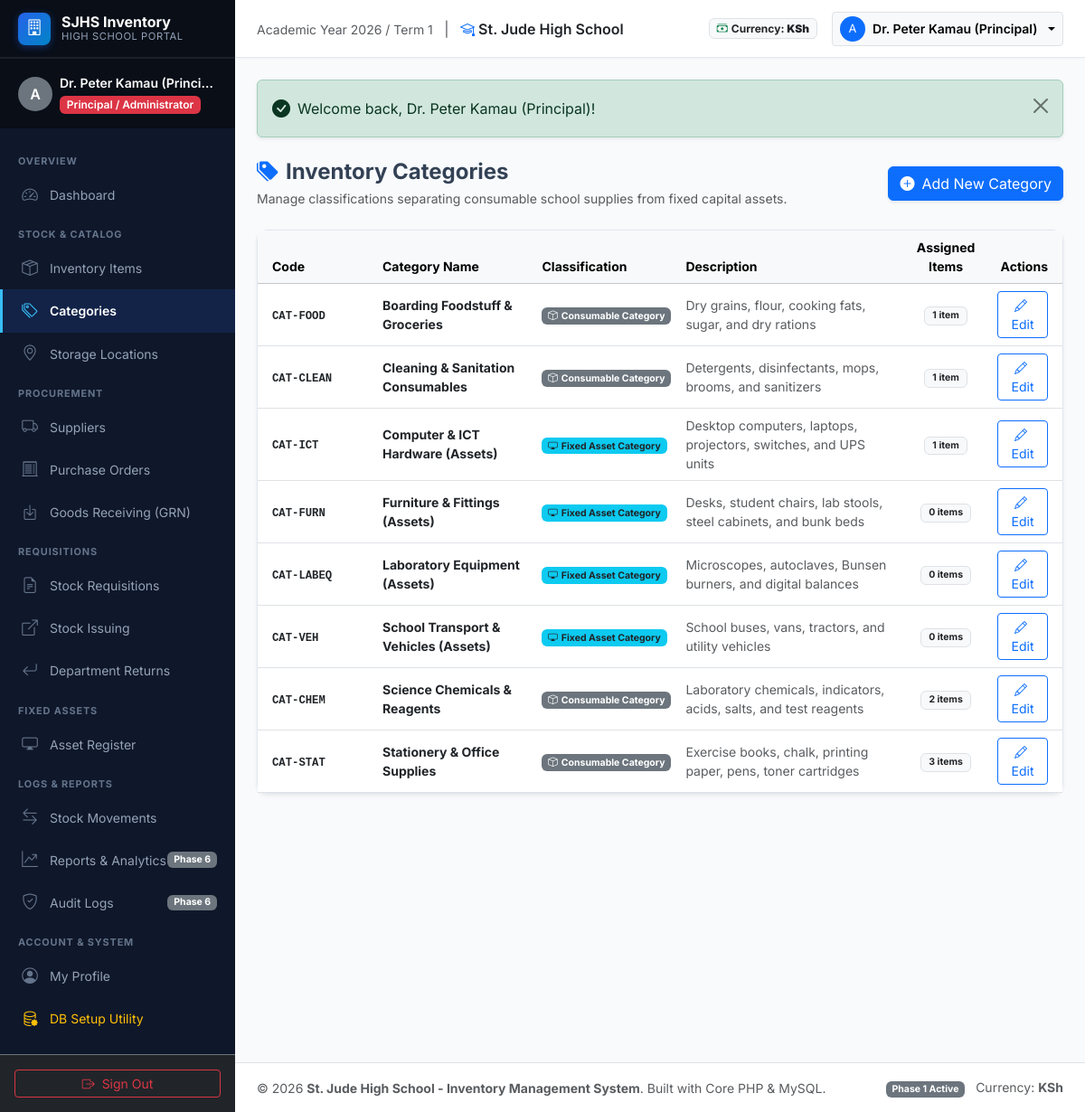
The app's page /public/categories.php (signed in) with its own data.
### tables this page shows
CREATE TABLE `categories` (
  `id` INT UNSIGNED NOT NULL AUTO_INCREMENT,
  `code` VARCHAR(20) NOT NULL,
  `name` VARCHAR(100) NOT NULL,
  `is_asset_category` TINYINT(1) NOT NULL DEFAULT 0,
  `description` TEXT NULL DEFAULT NULL,
  `created_at` TIMESTAMP NOT NULL DEFAULT CURRENT_TIMESTAMP,
  `updated_at` TIMESTAMP NOT NULL DEFAULT CURRENT_TIMESTAMP ON UPDATE CURRENT_TIMESTAMP,
  PRIMARY KEY (`id`),
  UNIQUE KEY `uk_cat_code` (`code`),
  KEY `idx_cat_is_asset` (`is_asset_category`)
);

### includes/auth.php (called while the page is built, shortened)
<?php
require_once __DIR__ . '/helpers.php';
function is_logged_in(): bool {
    return !empty($_SESSION['user_id']);
}
function has_role($allowed_roles): bool {
    $currentRole = $_SESSION['role'] ?? '';
    if (is_string($allowed_roles)) {
        return strtolower($currentRole) === strtolower($allowed_roles);
    }
    if (is_array($allowed_roles)) {
        $allowed = array_map('strtolower', $allowed_roles);
        return in_array(strtolower($currentRole), $allowed, true);
    }
    return false;
}

### includes/helpers.php (called while the page is built, shortened)
<?php
function e($value): string {
    return htmlspecialchars((string)$value, ENT_QUOTES, 'UTF-8');
}

### public/categories.php (the view, shortened to what this page needs)
<?php
require_once __DIR__ . '/../includes/helpers.php';
require_once __DIR__ . '/../includes/auth.php';
$pdo = Database::getConnection();
$canManage = has_role(['admin', 'storekeeper']);
$query = "
    SELECT c.*, COUNT(i.id) AS item_count
    FROM `categories` c
    LEFT JOIN `items` i ON c.id = i.category_id
    GROUP BY c.id
    ORDER BY c.name ASC
";
$categories = $pdo->query($query)->fetchAll();
require_once __DIR__ . '/../includes/header.php';
?>
<div class="d-flex flex-column flex-md-row justify-content-between align-items-md-center mb-4 gap-3">
    <div>
        <h4 class="fw-bold mb-1"><i class="bi bi-tags-fill text-primary me-2"></i>Inventory Categories</h4>
        <div class="text-muted small">Manage classifications separating consumable school supplies from fixed capital assets.</div>
    </div>
    <?php if ($canManage): ?>
        <button type="button" class="btn btn-primary d-flex align-items-center gap-2 shadow-sm" data-bs-toggle="modal" data-bs-target="#newCategoryModal">
            <i class="bi bi-plus-circle-fill"></i>
            <span>Add New Category</span>
        </button>
    <?php endif; ?>
</div>
<div class="card card-custom shadow-sm">
    <div class="card-body p-0">
        <div class="table-responsive">
            <table class="table table-hover align-middle mb-0">
                <thead class="table-light small">
                    <tr>
                        <th class="ps-3" style="width: 130px;">Code</th>
                        <th>Category Name</th>
                        <th>Classification</th>
                        <th>Description</th>
                        <th class="text-center">Assigned Items</th>
                        <?php if ($canManage): ?>
                            <th class="text-end pe-3">Actions</th>
                        <?php endif; ?>
                    </tr>
                </thead>
                <tbody class="small">
                    <?php if (empty($categories)): ?>
                        <tr>
                            <td colspan="6" class="text-center py-4 text-muted">No categories defined yet.</td>
                        </tr>
                    <?php else: ?>
                        <?php foreach ($categories as $cat): ?>
                            <tr>
                                <td class="ps-3">
                                    <code class="fw-bold text-dark"><?= e($cat['code']) ?></code>
                                </td>
                                <td class="fw-bold text-dark">
                                    <?= e($cat['name']) ?>
                                </td>
                                <td>
                                    <?php if ($cat['is_asset_category']): ?>
                                        <span class="badge bg-info text-dark"><i class="bi bi-display me-1"></i>Fixed Asset Category</span>
                                    <?php else: ?>
                                        <span class="badge bg-secondary text-white"><i class="bi bi-box me-1"></i>Consumable Category</span>
                                    <?php endif; ?>
                                </td>
                                <td class="text-muted">
                                    <?= e($cat['description'] ?? '-') ?>
                                </td>
                                <td class="text-center">
                                    <span class="badge bg-light text-dark border px-2 py-1">
                                        <?= (int)$cat['item_count'] ?> item<?= (int)$cat['item_count'] === 1 ? '' : 's' ?>
                                    </span>
                                </td>
                                <?php if ($canManage): ?>
                                    <td class="text-end pe-3">
                                        <button type="button" class="btn btn-sm btn-outline-primary btn-edit-category"
                                            data-id="<?= (int)$cat['id'] ?>"
                                            data-code="<?= e($cat['code']) ?>"
                                            data-name="<?= e($cat['name']) ?>"
                                            data-is-asset="<?= $cat['is_asset_category'] ? '1' : '0' ?>"
                                            data-description="<?= e($cat['description'] ?? '') ?>">
                                            <i class="bi bi-pencil me-1"></i>Edit
                                        </button>
                                    </td>
                                <?php endif; ?>
                            </tr>
                        <?php endforeach; ?>
                    <?php endif; ?>
                </tbody>
            </table>
        </div>
    </div>
</div>
<?php require_once __DIR__ . '/../includes/footer.php'; ?>

### public/assets/css/style.css (style rules this page uses)
:root { --sjhs-primary: #1e3a8a; --sjhs-primary-dark: #0f172a; --sjhs-accent: #0284c7; --sjhs-success: #15803d; --sjhs-warning: #b45309; --sjhs-danger: #b91c1c; --sjhs-sidebar-width: 260px; --sjhs-header-height: 64px; --sjhs-bg: #f8fafc; --sjhs-card-border: #e2e8f0; }
body { font-family: 'Inter', -apple-system, BlinkMacSystemFont, "Segoe UI", Roboto, "Helvetica Neue", Arial, sans-serif; background-color: var(--sjhs-bg); color: #334155; min-height: 100vh; }
.card-custom { background: #ffffff; border: 1px solid var(--sjhs-card-border); border-radius: 12px; box-shadow: 0 1px 3px rgba(0, 0, 0, 0.04); transition: transform 0.15s ease, box-shadow 0.15s ease; }

### records on screen
categories: code "CAT-FOOD", name "Boarding Foodstuff & Groceries", is_asset_category 0 (drawn), description "Dry grains, flour, cooking fats, sugar, and dry rations", item_count "1"
categories: code "CAT-CLEAN", name "Cleaning & Sanitation Consumables", is_asset_category 0 (drawn), description "Detergents, disinfectants, mops, brooms, and sanitizers", item_count "1"
categories: code "CAT-ICT", name "Computer & ICT Hardware (Assets)", is_asset_category 1 (drawn), description "Desktop computers, laptops, projectors, switches, and UPS units", item_count "1"
categories: code "CAT-FURN", name "Furniture & Fittings (Assets)", is_asset_category 1 (drawn), description "Desks, student chairs, lab stools, steel cabinets, and bunk beds", item_count "0"
categories: code "CAT-LABEQ", name "Laboratory Equipment (Assets)", is_asset_category 1 (drawn), description "Microscopes, autoclaves, Bunsen burners, and digital balances", item_count "0"
categories: code "CAT-VEH", name "School Transport & Vehicles (Assets)", is_asset_category 1 (drawn), description "School buses, vans, tractors, and utility vehicles", item_count "0"
categories: code "CAT-CHEM", name "Science Chemicals & Reagents", is_asset_category 0 (drawn), description "Laboratory chemicals, indicators, acids, salts, and test reagents", item_count "2"
categories: code "CAT-STAT", name "Stationery & Office Supplies", is_asset_category 0 (drawn), description "Exercise books, chalk, printing paper, pens, toner cartridges", item_count "3"

### other values on screen
substr(e($user['username']), 0, 1) "A"
$user['full_name'] "Dr. Peter Kamau (Princi…"
role_display_name($user['role']) "Principal / Administrator"
$user['full_name'] "Dr. Peter Kamau (Principal)"
$flash['message'] "Welcome back, Dr. Peter Kamau (Principal)!"
APP_NAME "St. Jude High School - Inventory Management System"
